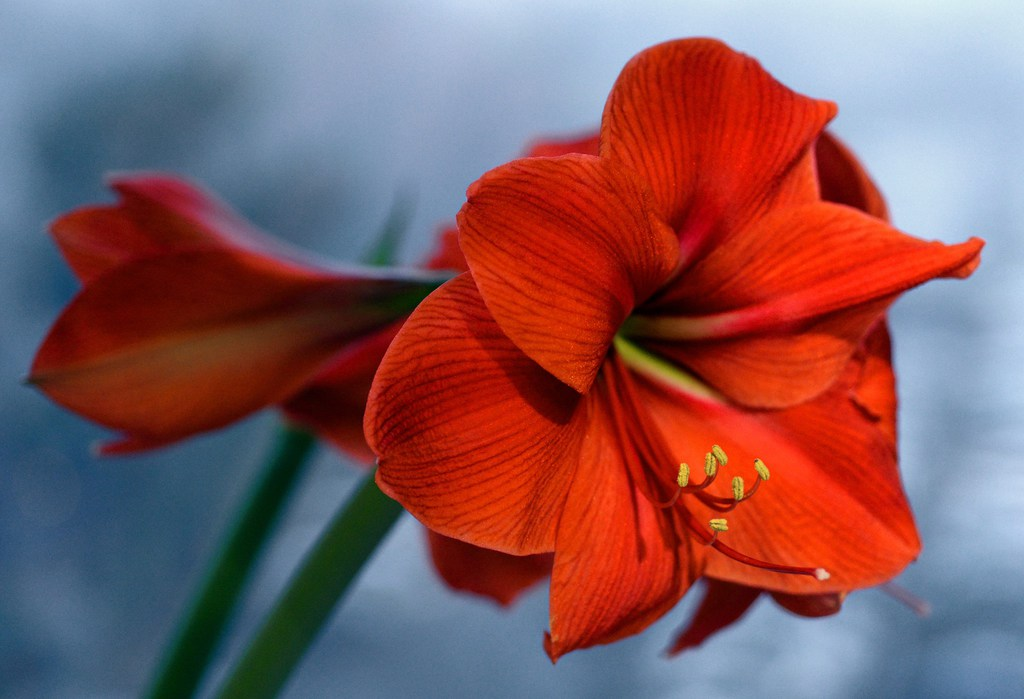
#> input picture flower.jpg, 1024 x 699 px
$ python main.py
#> lines starting #> are read from the running program, lines starting #| are printed output that depends on the picture; after the words box and inside, x2 and y2 are one past the last pixel; in counts of white or black regions, pixels touching at a corner belong together
#> in test, img is the input picture: shape (699, 1024, 3); mean B, G, R 95.1, 90.1, 132.9
import cv2 as cv
import numpy as np
import imutils


def edge_corner_detection(img):
    """
    Run an in-built edge detector and a corner detector
    :param img:
    :return: 2 output images (image with edges, image with corners)
    """
    grey = cv.cvtColor(img, cv.COLOR_BGR2GRAY)
    grey = np.float32(grey)
    block_size = 2
    aperture_size = 3
    k = 0.04
    corner_dst = cv.cornerHarris(grey, block_size, aperture_size, k)
    corner_dst = cv.dilate(corner_dst, None)
    # img[corner_dst > 0.01 * corner_dst.max()] = [0, 0, 255]
    edges_dst = cv.Canny(img, 100, 200)
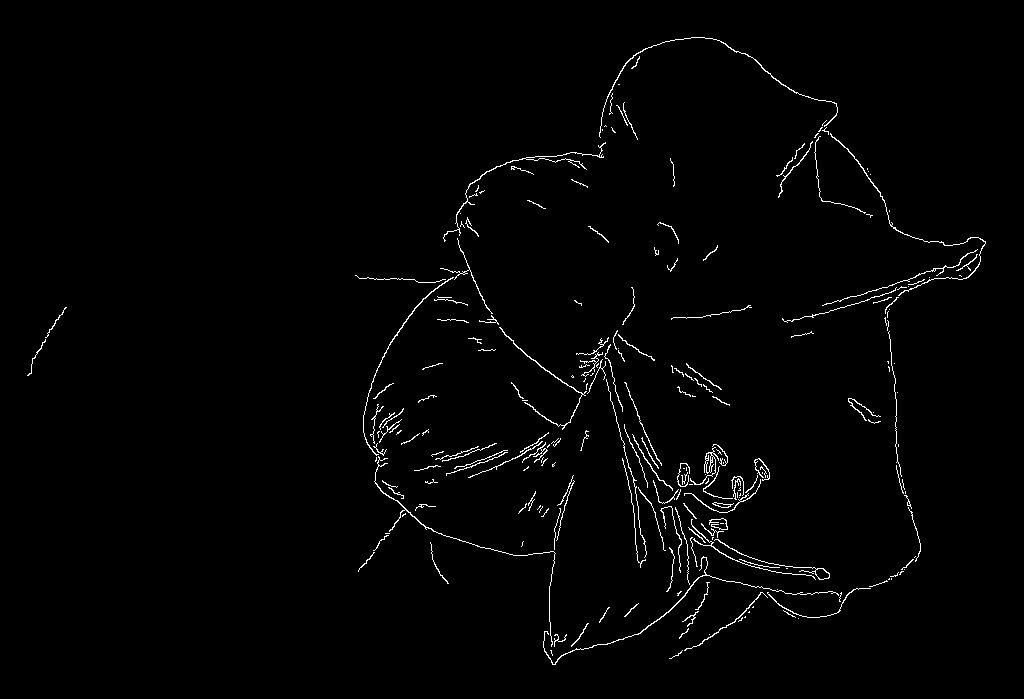
#> edges_dst: shape (699, 1024); 1.4% white in thin lines or dots, all inside (x1, y1, x2, y2) = (27, 37, 986, 665)

    return corner_dst, edges_dst


def rotate(img):
    """
    Rotate the original image by 45-degrees
    """
    rotate_dst = imutils.rotate(img, angle=45)
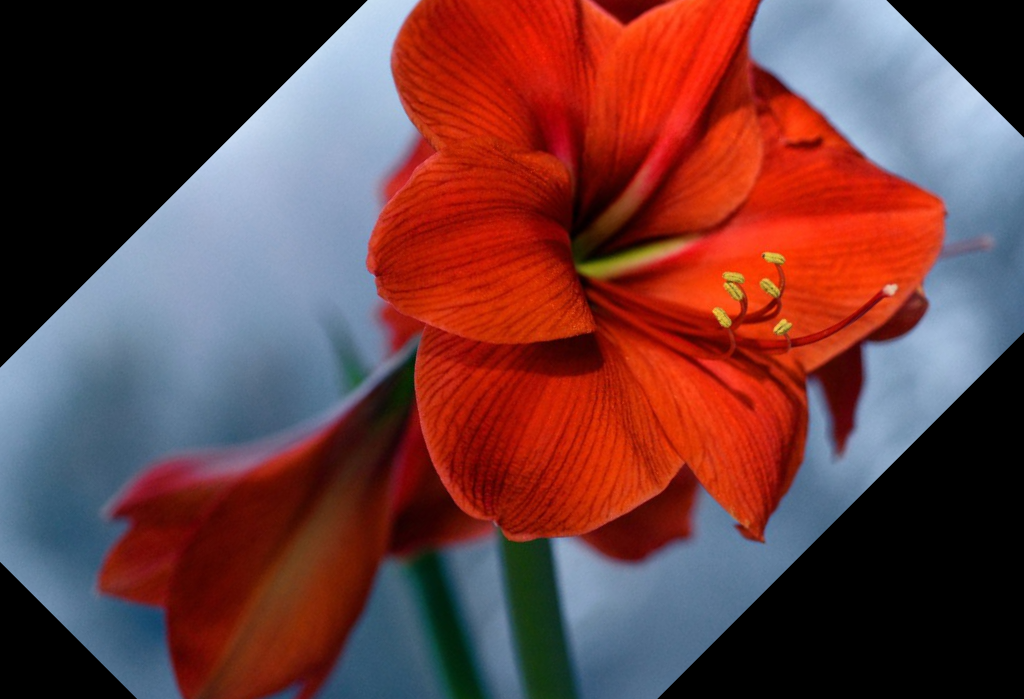
#> rotate_dst: shape (699, 1024, 3); mean B, G, R 62.1, 61.6, 107.9
#> in edge_corner_detection (call 2), `edges_dst = cv.Canny(img, 100, 200)`: edges_dst: shape (699, 1024); 1.5% white in thin lines or dots
    return rotate_dst


def scale(img):
    """
    Scale the original image by 1.5 in both the x and y-directions
    :param img:
    :return:
    """
    scale_dst = cv.resize(img, (0, 0), fx=1.5, fy=1.5)
#> in edge_corner_detection (call 3), `edges_dst = cv.Canny(img, 100, 200)`: edges_dst: shape (1048, 1536); 0.46% white in thin lines or dots, all inside (x1, y1, x2, y2) = (544, 56, 1479, 997)
    return scale_dst


def shear_x(img):
    """
    Shear the original image in the x-direction by 1.3
    :param img:
    :return:
    """
    # get the image shape
    rows, cols, dim = img.shape
#> rows = 699; cols = 1024; dim = 3
    # transformation matrix for shearing applied to x-axis
    M = np.float32([[1, 1.3, 0],
                    [0, 1, 0],
                    [0, 0, 1]])
    # apply a perspective transformation to the image
    sheared_x_dst = cv.warpPerspective(img, M, (cols, rows))
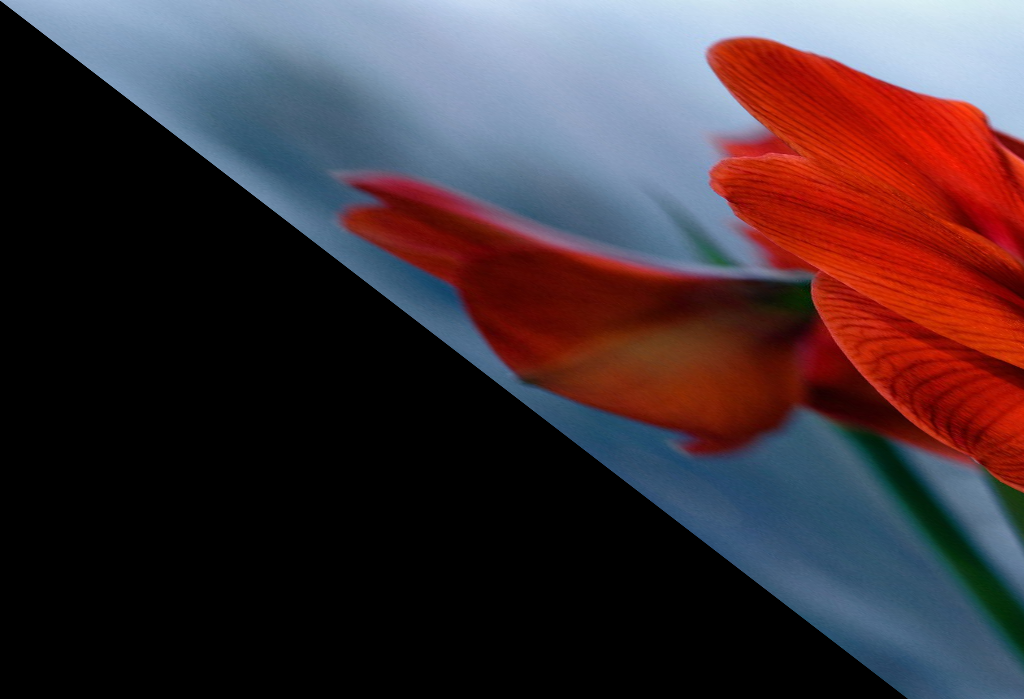
#> sheared_x_dst: shape (699, 1024, 3); mean B, G, R 55.3, 49.9, 66.2
#> in edge_corner_detection (call 4), `grey = cv.cvtColor(img, cv.COLOR_BGR2GRAY)`:
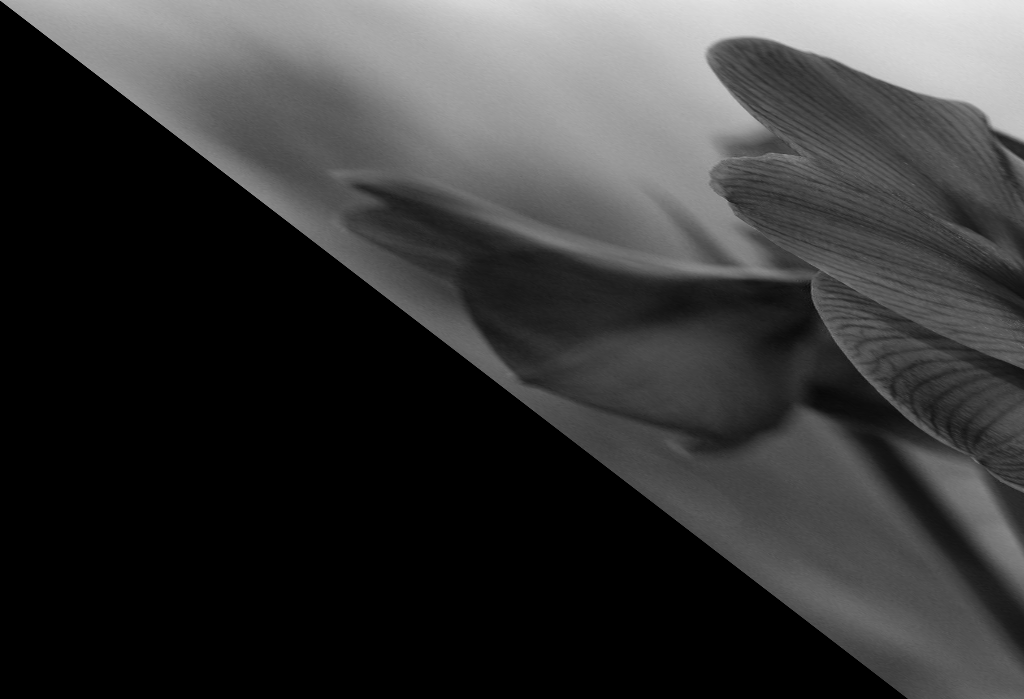
#> grey: shape (699, 1024); min 0, max 235, mean 55.4
#> in edge_corner_detection (call 4), `edges_dst = cv.Canny(img, 100, 200)`: edges_dst: shape (699, 1024); 1.1% white in thin lines or dots
    return sheared_x_dst


def shear_y(img):
    """
    Shear the original image in the y-direction by 1.3
    :param img:
    :return:
    """
    # get the image shape
    rows, cols, dim = img.shape
#> rows = 699; cols = 1024; dim = 3
    # transformation matrix for shearing applied to y-axis
    m = np.float32([[1, 0, 0],
                    [1.3, 1, 0],
                    [0, 0, 1]])
    # apply a perspective transformation to the image
    sheared_y_dst = cv.warpPerspective(img, m, (cols, rows))
    return sheared_y_dst


def test():
    img = cv.imread("flower.jpg")
    flower_edge, flower_corner = edge_corner_detection(img)
    img = cv.imread("flower.jpg")
    flower_rotate_edge, flower_rotate_corner = edge_corner_detection(rotate(img))
    img = cv.imread("flower.jpg")
    flower_scale_edge, flower_scale_corner = edge_corner_detection(scale(img))
    img = cv.imread("flower.jpg")
    flower_shear_x_edge, flower_shear_x_corner = edge_corner_detection(shear_x(img))
    img = cv.imread("flower.jpg")
    flower_shear_y_edge, flower_shear_y_corner = edge_corner_detection(shear_y(img))
#> in edge_corner_detection (call 5), `corner_dst = cv.cornerHarris(grey, block_size, aperture_size, k)`:
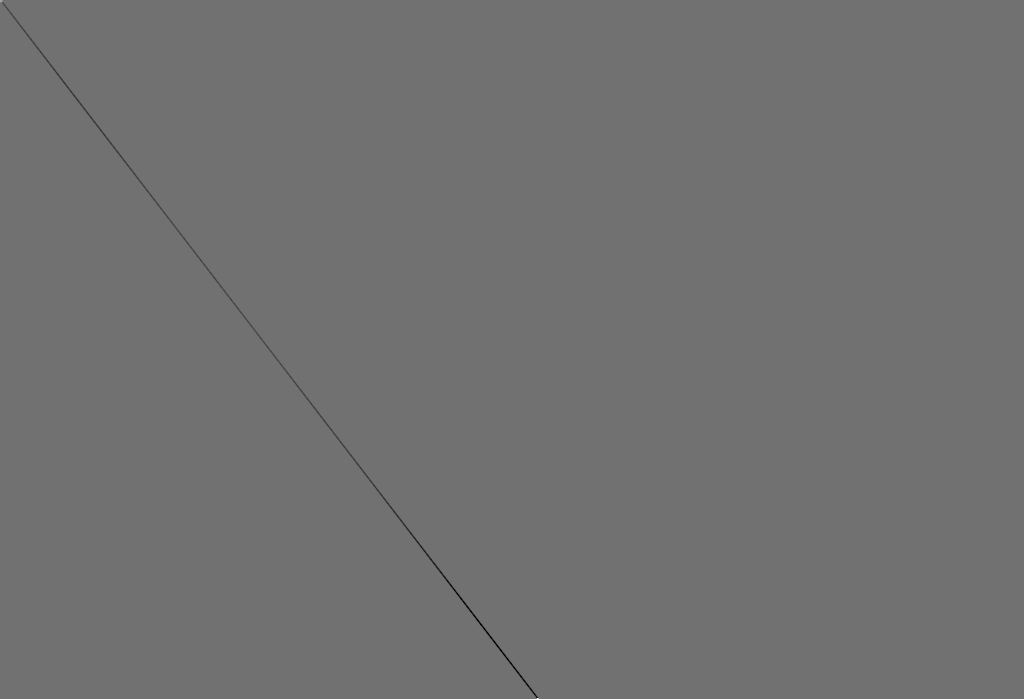
#> corner_dst: shape (699, 1024) float32; min -61932328, max 77436080, mean -58959; drawn with min black and max white
#> in edge_corner_detection (call 5), `edges_dst = cv.Canny(img, 100, 200)`: edges_dst: shape (699, 1024); 0.31% white in thin lines or dots, all inside (x1, y1, x2, y2) = (1, 0, 538, 699)

    results = [flower_edge, flower_corner, flower_rotate_edge, flower_rotate_corner, flower_scale_edge,
               flower_scale_corner, flower_shear_x_edge, flower_shear_x_corner, flower_shear_y_edge,
               flower_shear_y_corner]

    i = 0
    for image in results:
        cv.imwrite(str(i) + ".jpg", image)
        i += 1
#> this loop made 10 passes
#> pass 1, in test, `cv.imwrite(str(i) + ".jpg", image)`:
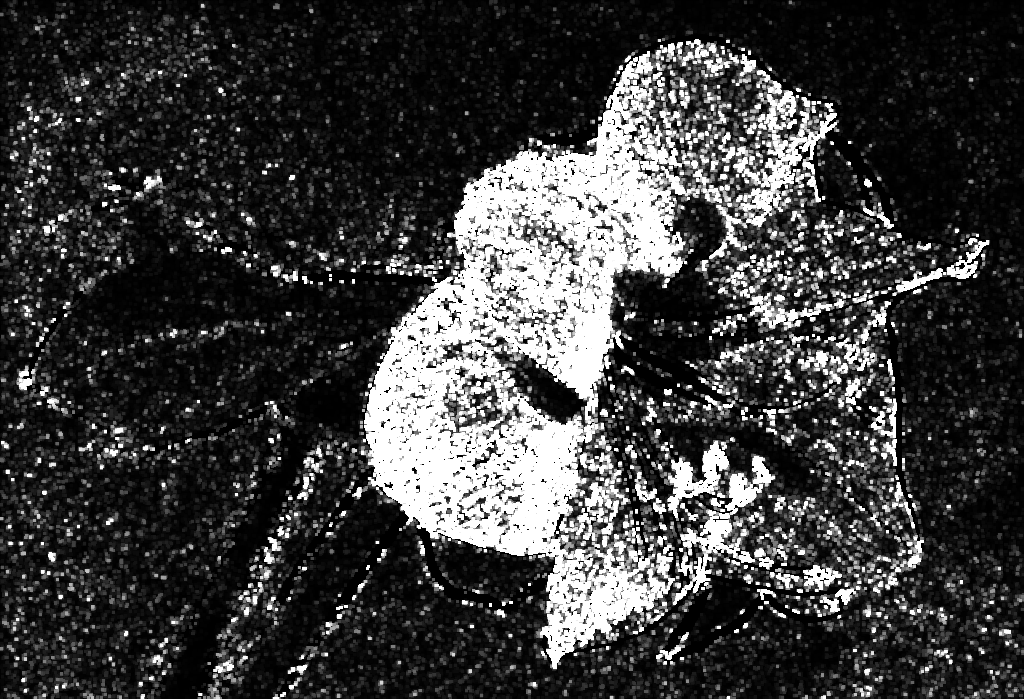
#> saved as 0.jpg: shape (699, 1024); min 0, max 255, mean 61.5
#> after the loop, i = 10


test()
